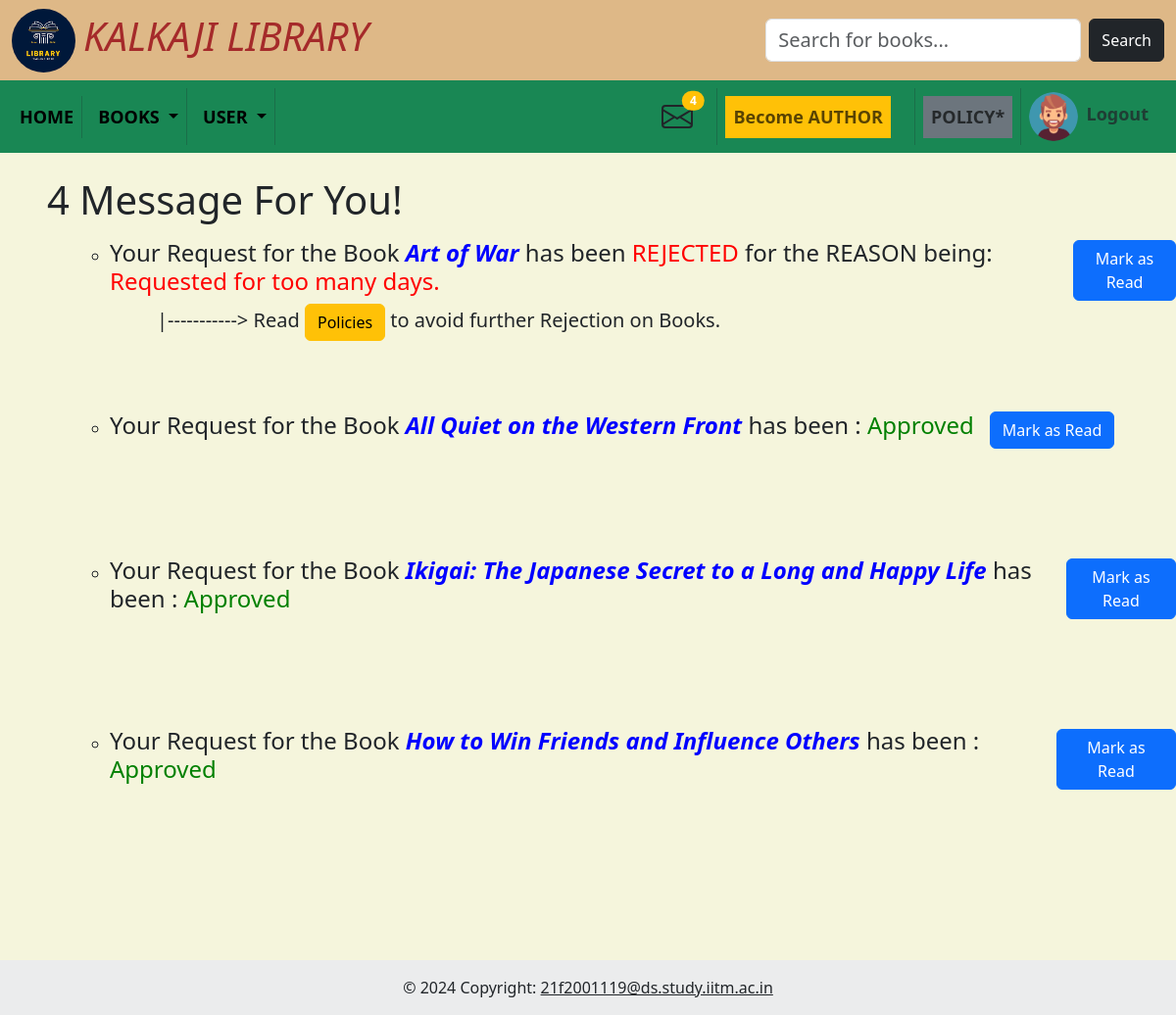
/message (signed in), run on an earlier commit of the app's database.
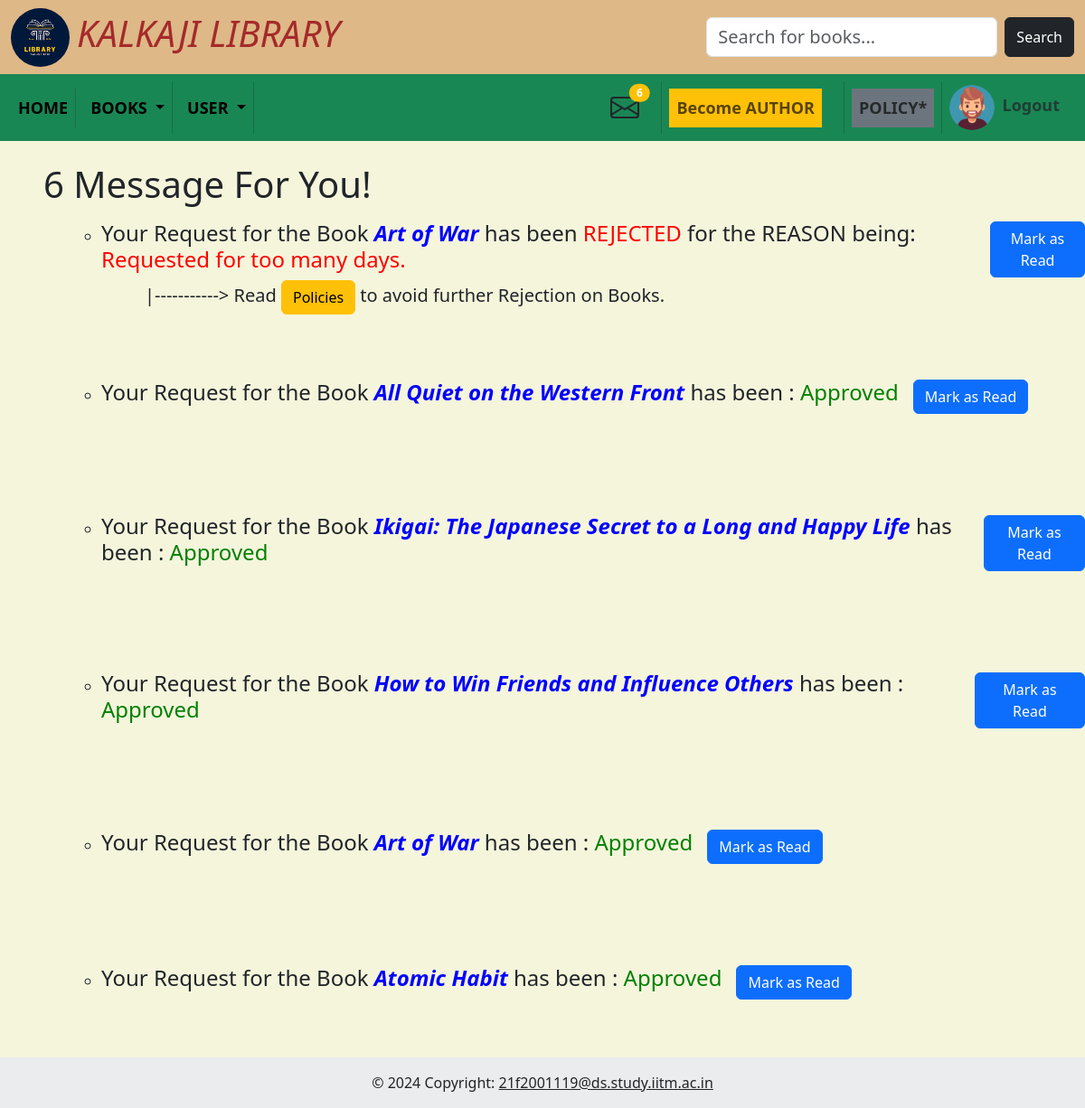
And on a later commit of the database.
### models/model.py (models this page shows)
class Messages(db.Model):
    __tablename__ = "messages"
    id = db.Column(db.Integer, autoincrement=True, primary_key=True)
    user_id = db.Column(db.Integer, db.ForeignKey("user.id"), nullable=False)
    book_id = db.Column(db.Integer, db.ForeignKey("book.id"), nullable=True)
    message = db.Column(db.String)

class Book(db.Model):
    __tablename__ = "book"
    id = db.Column(db.Integer, autoincrement=True, nullable=False, primary_key=True)
    isbn = db.Column(db.Integer, unique=True, nullable=False)
    name = db.Column(db.String, nullable=False)
    content = db.Column(db.String)
    author_name = db.Column(db.String)
    section = db.Column(db.Integer, db.ForeignKey("sections.id"), nullable=False)
    language = db.Column(db.String)
    date_added = db.Column(db.Date)
    rating = db.Column(db.Integer)
    enrollments = db.relationship("Enrollments", back_populates="book")
    ratings = db.relationship("Rating", backref="book")
    sections = db.relationship('Sections', backref='books')

### controllers/user.py (the view)
@app.route("/message")
def message():
    messages = Messages.query.filter_by(user_id=session.get('user_id')).all()
    l = [ (msg, Book.query.filter_by(id=msg.book_id).first()) for msg in messages ]
    return render_template("message.html", messages=l)

### controllers/admin.py (called while the page is built)
@app.before_request
def before_req():
    if "admin" not in session and request.endpoint in admin_routes:
        return redirect("/admin_login")
    elif "user_id" not in session and request.endpoint in user_routes:
        return redirect("/user_login")

### controllers/index.py (called while the page is built)
@app.context_processor
def inject_admin():
    admin1 = 1
    admin0 = 0
    req = Book_req.query.all()
    msg = Messages.query.filter_by(user_id=session.get('user_id')).all()
    return dict(admin1=admin1, admin0=admin0, req=len(req), msg=len(msg))

### templates/message.html
{% include 'base.html' %}
<div class="min-vh-100 ms-5">
    {% if messages|length > 0 %}
    <div class="mt-4 mb-3">
        <h1>{{ messages|length }} Message For You!</h1>
    </div>
    {% else %}
    <div class="mt-4 mb-3">
        <h1>No New Message For You. </h1>
    </div>
    {% endif %}
    <ul>
        {% for message,book in messages %}
            <ul>
                {% if message.message == "Approved" %}
                <div class="d-flex align-items-center mb-3 mt-3">
                <li>
                    <h4>Your Request for the Book <span style="color: blue;" class="fw-bold fst-italic">{{ book.name}}</span>
                        has been : <span style="color: green;"> {{message.message }}</span></h4>
                </li>
                <a href="/message/read/{{message.id}}" class="btn btn-primary mt-5 mb-5 ms-3">Mark as Read</a>
            </div>
                {% else %}
                <div class="d-flex align-items-center mt-3 mb-3">
                <li>
                    <h4>Your Request for the Book <span style="color: blue;" class="fw-bold fst-italic">{{ book.name
                            }}</span> has been <span style="color: red;">REJECTED</span> for the REASON being:
                        <span style="color: red;">{{message.message }}</span>
                    </h4>
                    <h5 class="ms-5">|-----------> Read <a href="/policy" class="btn btn-warning">Policies</a> to avoid further Rejection on Books.</h5>
                </li>
                <a href="/message/read/{{message.id}}" class="btn btn-primary mb-5 ms-3">Mark as Read</a>
            </div>
                {% endif %}
            </ul>
        {% endfor %}
    </ul>
</div>
{% include 'footer.html' %}

What changed in the data, as far as the page shows it:
added Messages: name "Art of War", message "Approved"
added Messages: name "Atomic Habit", message "Approved"
Also different on the page:
{{ msg }}: "4" → "6"
{{ messages|length }}: "4" → "6"
